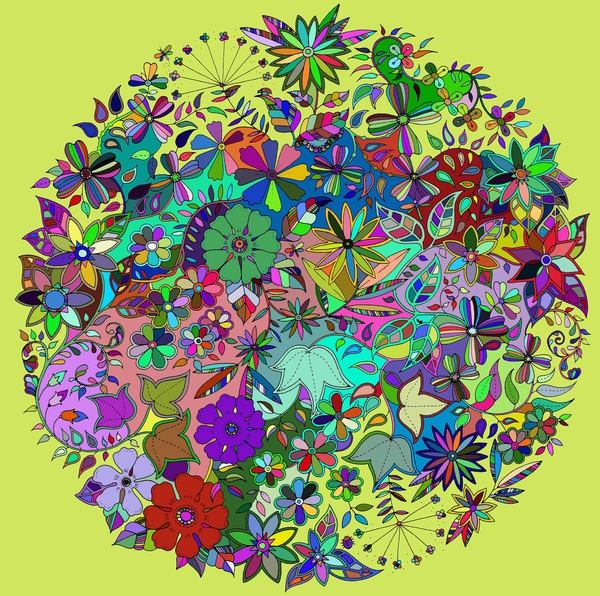
//> input picture test2.jpg, 600 x 596 px
$ ./secgard test2.jpg   (built with g++ and OpenCV 4)
//> lines starting //> are read from the running program, lines starting //| are printed output that depends on the picture; after the words box and inside, x2 and y2 are one past the last pixel; in counts of white or black regions, pixels touching at a corner belong together
// OpenCV 文件头

#include </usr/include/opencv2/opencv.hpp>
#include "/usr/include/opencv2/imgproc/imgproc.hpp"
#include "/usr/include/opencv/cv.h"
#include "/usr/include/opencv/highgui.h"
#include "/usr/include/opencv/cvaux.h"
#include "/usr/include/opencv/cxcore.h"

//C语言系统头文件
#include <cmath>
#include <ctime>
#include <string>
#include <stdio.h>

using namespace cv;
using namespace std;


int main(int argc, char **argv)
{
    //载入，OPENCV2.0写法
    if (argc < 2)
    {
	printf("\n Please input one image \n");
        return 0;
    }
    string InputPictureName = argv[1];

    //最后一个参数 1=彩色(默认为1,三通道 )，-1=原图读取，0=(单通道，灰色图)
    Mat image1 = imread(InputPictureName,-1);
//> image1 is the input picture: 596 rows x 600 cols, CV_8UC3; mean B, G, R 103.2, 155.3, 146.9

    Mat image2;             //灰度化
    Mat image3;             //二值化
    Mat image4;             //彩色图
    Mat image5;             //填充图


    printf("\n [原图]image1 =【%d】,原图高度=【%d】，原图宽度 = [%d]\n",image1.channels(),image1.rows,image1.cols);
//|  [原图]image1 =【3】,原图高度=【596】，原图宽度 = [600]
    //创建窗口
    namedWindow("原图读取",0);
    resizeWindow("原图读取", image1.rows, image1.cols);
    //显示图片
    imshow("原图读取", image1);
    // [38 lines of commented-out code are left out]


    srand(clock()); //取随机整数

    int x = 0;
    int y = 0;
    Scalar scalar1;     //constant parameter
    //Rect ccomp(20,20,20,20);         //constant parameter
    Rect ccomp ;        //constant parameter
    Vec3b temp;
    int rand_b;
    int rand_g;
    int rand_r;
    int flag = 0;

    image5=image1;
    while(1)
    {
	// Scalar(0,0,0)              黑色
        // Scalar(255,255,255)        白色
        // Scalar(255,0,0)            蓝色
        // Scalar(0,255,0)            绿色
        // Scalar(0,0,255)            红色

	temp = image5.at<Vec3b>(y, x);

	//jenyou hu
	//黑色换棕色
        if (temp.val[0] <= 80 && temp.val[1] <=80  && temp.val[2] <= 80)
        {
                	//棕色
               	temp.val[0] =  28;
               	temp.val[1] =  50 ;
               	temp.val[2] =  118 ;

		scalar1 = Scalar( temp.val[0],temp.val[1],temp.val[2] );
        	floodFill(image5, Point(x, y), scalar1, &ccomp, Scalar(0, 0, 0), Scalar(0, 0, 0),8);
                flag = 1;
        }
        // 棕色换黑色
        else if( temp.val[0] <= 30 && temp.val[1] <= 50  && temp.val[2] <= 120 )
        {
                //黑色
                temp.val[0] =  68 ;
                temp.val[1] =  68 ;
                temp.val[2] =  66 ;
                if ( flag == 0 )
		{
			scalar1 = Scalar( temp.val[0],temp.val[1],temp.val[2] );
        		floodFill(image5, Point(x, y), scalar1, &ccomp, Scalar(0, 0, 0), Scalar(0, 0, 0));
		}
        }
        // [7 lines of commented-out code are left out]

        x += 3;    //步进

        //换行

        if (x >= image5.cols)
        {
            y += 3;
            x = 0;
        }
        //遍历满后退出填充循环
        if (y >= image5.rows)
        {
            break;
        }
    }
//> this loop made 39800 passes
//> ccomp on passes 713, 1113, 1290, 1300, 1301, 1317, 1494, 1511, 1512, 1514, 1516, 1696: Rect(336, 9, 1, 1), Rect(336, 15, 1, 1), Rect(267, 18, 1, 1), Rect(297, 18, 1, 1), Rect(300, 18, 1, 1), Rect(348, 18, 1, 1), Rect(279, 21, 1, 1), Rect(330, 21, 1, 1), Rect(333, 21, 1, 1), Rect(339, 21, 1, 1), Rect(345, 21, 1, 1), Rect(285, 24, 1, 1)
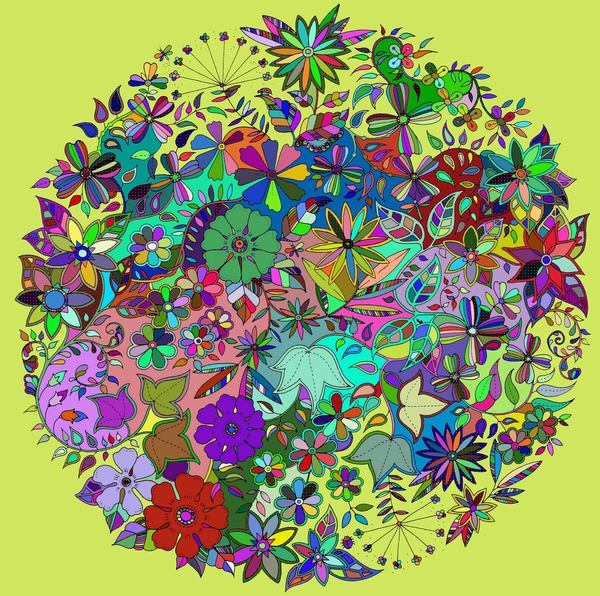
//> image5: 596 rows x 600 cols, CV_8UC3; 0.79% of pixels changed, all inside (x1, y1, x2, y2) = (18, 9, 589, 592)
//> after the loop, ccomp = Rect(285, 591, 1, 1); x = 0; y = 597

    //在窗口中显示图像
    namedWindow("填充图",0);
    printf("\n [填充图]image5 =【%d】,原图高度=【%d】，原图宽度 = [%d]\n",image5.channels(),image5.rows,image5.cols);
//|  [填充图]image5 =【3】,原图高度=【596】，原图宽度 = [600]
    resizeWindow("填充图", image5.rows,image5.cols);
    imshow("填充图",image5);
    waitKey(0);


    //输出
    printf("\n output jpeg\n ");
    imwrite(InputPictureName + "_output.jpeg", image5);
    return 0;
}
